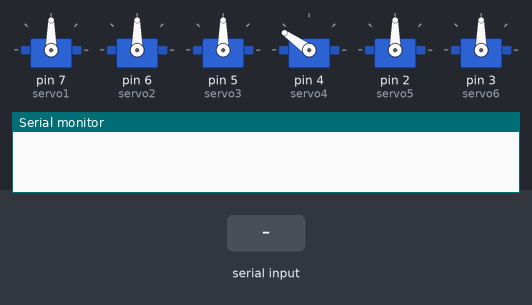
This program was run on a simulated Arduino Uno, built with avr-gcc and run on an emulated ATmega328P. Shown: 6 × servo, the last lines printed to the serial monitor. The inputs (shaded band) are chosen by the test bench.

Above: at 1.2 s.
1.3 s: "1\n" received over Serial
At 1.7 s:
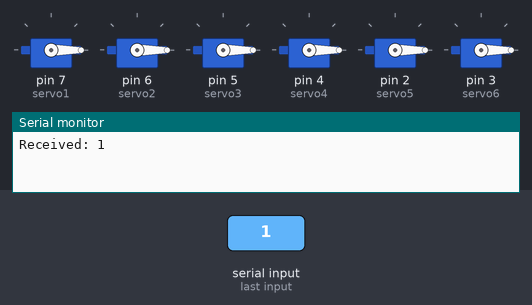
Timing chart, 0 to 4.3 s (numbered marks = the images above; inputs shaded):
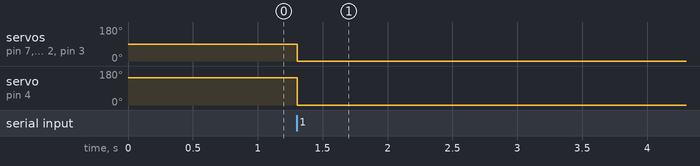

The program:

main.cpp
```cpp
#include <Arduino.h>
#include <Servo.h>
#include <mycontrol.h>
#include <ArduinoJson.h>

Servo servo1;  //底座，后面从下往上
Servo servo2;
Servo servo3;
Servo servo4;
Servo servo5;  //A4关节
Servo servo6;  //夹爪

int s1Angle = 90;  // 默认角度
int s2Angle = 90;
int s3Angle = 90;
int s4Angle = 145;
int s5Angle = 90;
int s6Angle = 90;

void setup(){
  Serial.begin(115200);
  servo1.attach(7,500,2500);  //90度朝前时，左边180方向，右边0方向
  servo2.attach(6,500,2500);  //180往前 90正上 0往后
  servo3.attach(5,500,2500);  //180往后 0往前
  servo4.attach(4,500,2500);  //145度使机械手臂夹爪旋转到中位， 属于是安装时的缺陷了，不过这个自由度不影响正常夹取
  servo5.attach(2,500,2500);  //90度竖直向上 180朝臂下 0朝上
  servo6.attach(3,500,2500);  //0闭合 180开启

  // 使用上次的角度初始化舵机
  servo1.write(s1Angle);
  servo2.write(s2Angle);
  servo3.write(s3Angle);
  servo4.write(s4Angle);
  servo5.write(s5Angle);
  servo6.write(s6Angle);
  delay(50);
}

void loop()
{

  // 检查串口是否有数据
  if (Serial.available() > 0)
  {
    // 读取串口数据
    String jsonData = Serial.readStringUntil('\n');
    Serial.println("Received: " + jsonData);  // 打印接收到的数据

    // 解析 JSON 数据
    JsonDocument doc;  // 200 是缓冲区大小
    DeserializationError error = deserializeJson(doc, jsonData);

    // 检查解析是否成功
    if (error)
    {
      Serial.print("JSON 解析失败: ");
      Serial.println(error.c_str());
      return;
    }

    s1Angle = doc["servo1"];
    s2Angle = doc["servo2"];
    s3Angle = doc["servo3"];
    s4Angle = doc["servo4"];
    s5Angle = doc["servo5"];
    s6Angle = doc["servo6"];
  }

  servo1.write(s1Angle);
  servo2.write(s2Angle);
  servo3.write(s3Angle);
  servo4.write(s4Angle);
  servo5.write(s5Angle);
  servo6.write(s6Angle);

}
```

mycontrol.h
```cpp
#ifndef MYCONTROL_H
#define MYCONTROL_H

#include <Arduino.h>
#include <Servo.h>

void ServoCtr(Servo &servo, int &currentAngle, int targetAngle);

#endif
```

mycontrol.cpp
```cpp
#include "mycontrol.h"


/**
 * @brief 控制舵机平滑旋转到目标角度
 *
 * 该函数通过比例、积分和微分控制（PID控制）实现舵机的平滑运动。
 * 误差越大，输出越大；误差越小，输出越小，从而实现柔和的运动效果。
 *
 * @param servo 舵机对象，用于控制舵机角度
 * @param currentAngle 当前角度，作为输入和输出参数，函数会更新该值
 * @param targetAngle 目标角度，舵机最终需要达到的角度
 */
void ServoCtr(Servo &servo, int &currentAngle, int targetAngle) {
  int err = targetAngle - currentAngle;  // 计算误差，可能为正或负
  int output = 0;
  float integral = 0;  // 积分项
  float Ki = 0.005;    // 积分系数
  float Kd = 0.3;      // 微分系数
  float integralLimit = 100;  // 积分限幅值
  int lastErr = 0;     // 上一次的误差

  if (err != 0) {  // 如果有误差
    while (abs(err) >= 2) {  // 当误差绝对值大于等于2时
      // 动态比例控制
      if (abs(err) < 20) {  // 当误差小于20时，减小比例系数
        output = 0.05 * err;
      } else {
        output = 0.1 * err;  // 基础线性控制
        if (abs(err) > 60) {  // 如果误差较大，增加输出
          output = 0.5 * err;
        }
      }

      // 积分控制
      integral += err;  // 累积误差
      integral = constrain(integral, -integralLimit, integralLimit);  // 积分限幅
      output += Ki * integral;  // 加入积分项

      // 微分控制
      int derivative = err - lastErr;
      lastErr = err;
      output += Kd * derivative;  // 加入微分项

      // 动态输出范围限制
      if (abs(err) < 20) {  // 当误差小于20时，限制输出范围
        output = constrain(output, -1, 1);  // 进一步减小输出范围
      } else {
        output = constrain(output, -5, 5);  // 减小最大输出范围
      }

      // 死区控制
      if (abs(err) < 2) {  // 当误差小于2时，停止调整
        output = 0;
      }

      currentAngle += output;  // 更新当前角度
      currentAngle = constrain(currentAngle, 0, 180);  // 限制角度范围
      servo.write(currentAngle);  // 写入舵机
      err = targetAngle - currentAngle;  // 重新计算误差
      delay(30);  // 添加延迟，避免舵机响应过快

      // // 调试输出
      // Serial.print("Error: ");
      // Serial.print(err);
      // Serial.print(" | Integral: ");
      // Serial.print(integral);
      // Serial.print(" | Output: ");
      // Serial.println(output);
    }
    // 当误差小于2时，直接移动到目标角度
    currentAngle = targetAngle;
    servo.write(currentAngle);
  }
}
```

Measured:
- after the input at 1.3 s, servo on pin 7 (servo1), servo on pin 6 (servo2), servo on pin 5 (servo3), servo on pin 2 (servo5), servo on pin 3 (servo6): 90° → 0° at once; servo on pin 4 (servo4): 145° → 0° at once
